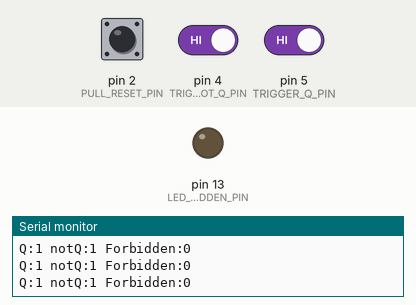
This sketch was run on a simulated Arduino Uno, built with avr-gcc and run on an emulated ATmega328P. On the bench: output pins drawn as LEDs (lit = HIGH), the last lines printed to the serial monitor. Inputs (shaded band) come from the test bench; at power-on: pin 4 (TRIGGER_NOT_Q_PIN) HIGH, pin 5 (TRIGGER_Q_PIN) HIGH, pin 2 (PULL_RESET_PIN) LOW.

Above: at 1.2 s.
1.3 s: pin 4 (TRIGGER_NOT_Q_PIN) driven LOW and pin 5 (TRIGGER_Q_PIN) driven LOW
At 2.5 s:
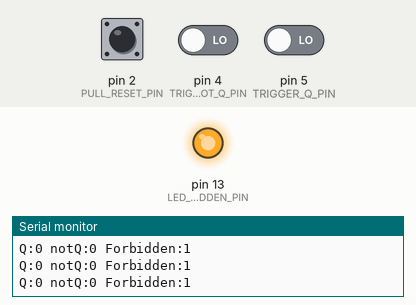
2.8 s: pin 4 (TRIGGER_NOT_Q_PIN) driven HIGH
At 3.6 s:
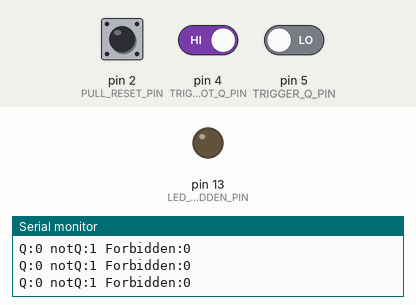
5.8 s: pin 4 (TRIGGER_NOT_Q_PIN) driven LOW
At 7.0 s:
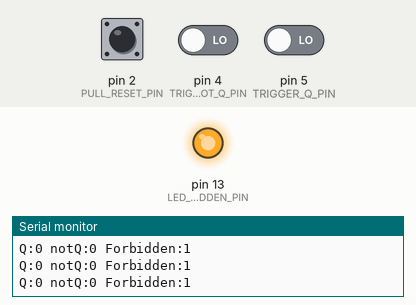
Timing chart, 0 to 8.8 s (numbered marks = the images above; inputs shaded):
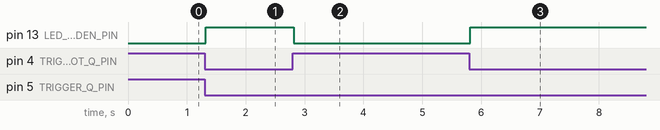

The sketch:

3-lab.ino
```cpp
const int PULL_RESET_PIN = 2;
const int TRIGGER_BUTTON_PIN = 3;
const int TRIGGER_NOT_Q_PIN = 4;
const int TRIGGER_Q_PIN = 5;
const int LED_FORBIDDEN_PIN = 13;

const int SERIAL_RATE = 9600;
const int LOOP_DELAY = 25;

void initPins()
{
  pinMode(PULL_RESET_PIN, INPUT);
  pinMode(TRIGGER_BUTTON_PIN, OUTPUT);
  digitalWrite(TRIGGER_BUTTON_PIN, LOW);

  pinMode(TRIGGER_Q_PIN, INPUT);
  pinMode(TRIGGER_NOT_Q_PIN, INPUT);

  pinMode(LED_FORBIDDEN_PIN, OUTPUT);
  digitalWrite(LED_FORBIDDEN_PIN, LOW);
}

void setup()
{
  initPins();
  Serial.begin(SERIAL_RATE);
}

void updateTriggerButton()
{
  int resetBtn = digitalRead(PULL_RESET_PIN);
  digitalWrite(TRIGGER_BUTTON_PIN, resetBtn == HIGH ? HIGH : LOW);
}

int checkForbiddenState(int qState, int notQState)
{
  bool isForbidden = (qState == LOW && notQState == LOW);
  digitalWrite(LED_FORBIDDEN_PIN, isForbidden ? HIGH : LOW);
  return isForbidden ? 1 : 0;
}

void printTriggerStatus(int qState, int notQState, int forbidden)
{
  Serial.print("Q:");
  Serial.print(qState);
  Serial.print(" notQ:");
  Serial.print(notQState);
  Serial.print(" Forbidden:");
  Serial.println(forbidden);
}

void loop()
{
  updateTriggerButton();

  int qState = digitalRead(TRIGGER_Q_PIN);
  int notQState = digitalRead(TRIGGER_NOT_Q_PIN);
  int forbidden = checkForbiddenState(qState, notQState);

  printTriggerStatus(qState, notQState, forbidden);
  delay(LOOP_DELAY);
}
```

Measured:
- after the input at 1.3 s, pin 13 (LED_FORBIDDEN_PIN): LOW → HIGH at once
- after the input at 2.8 s, pin 13 (LED_FORBIDDEN_PIN): HIGH → LOW at once
- after the input at 5.8 s, pin 13 (LED_FORBIDDEN_PIN): LOW → HIGH at once
